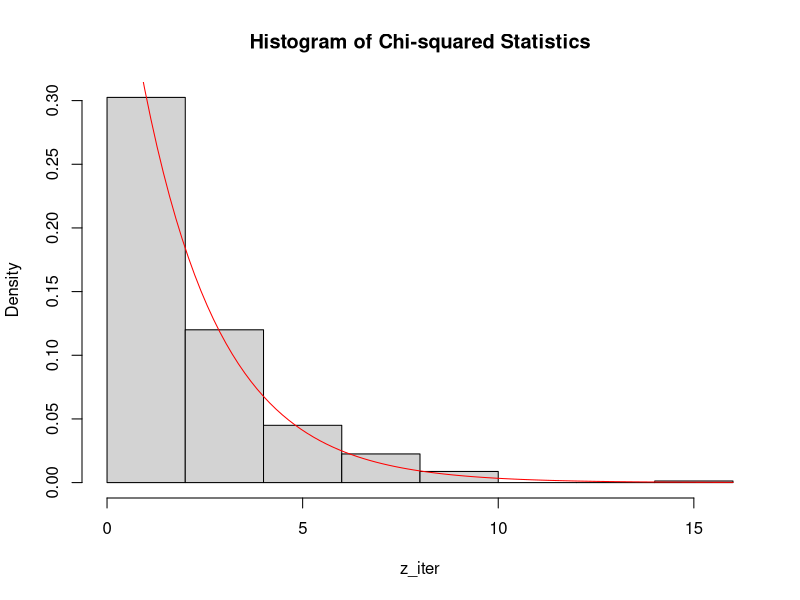
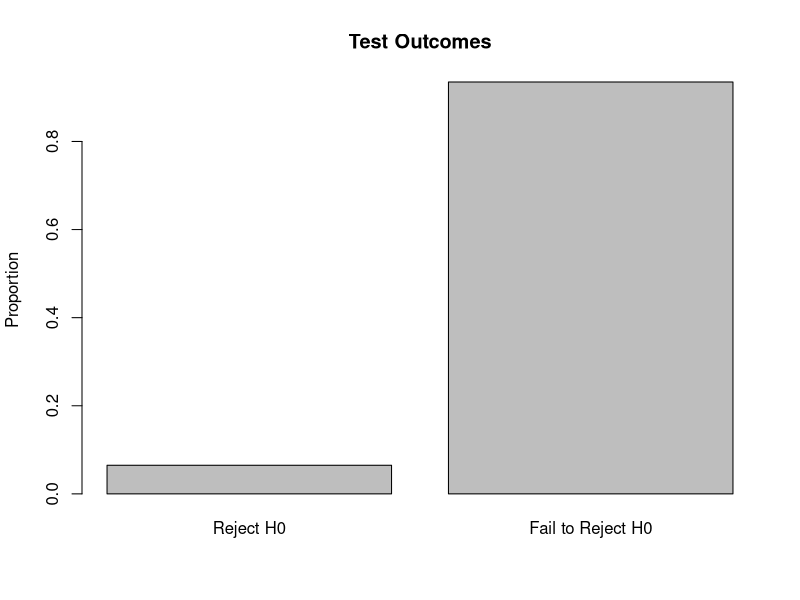

Write the R code that produced these figures, in order.
N <- 1000
z_iter <- c()
lmao <- c()

for (epoch in 1:400) {
  set.seed(epoch)  # Ensure reproducibility per epoch
  prob <- rep(1/6, 6)
  
  # Simulate N dice rolls
  x <- sample(1:6, N, replace = TRUE)
  
  # Reshape counts into 3x2 contingency table
  count <- matrix(tabulate(x, nbins = 6), nrow = 3, ncol = 2)
  
  # Custom Q function for chi-squared statistic
  Q <- function(occur) {
    sum_val <- 0
    count_row <- rowSums(occur)
    count_col <- colSums(occur)
    total <- sum(occur)
    
    for (i in 1:nrow(occur)) {
      for (j in 1:ncol(occur)) {
        E <- (count_row[i] * count_col[j]) / total
        sum_val <- sum_val + ((occur[i, j] - E)^2) / E
      }
    }
    return(sum_val)
  }
  
  z <- Q(count)
  ddl <- (nrow(count) - 1) * (ncol(count) - 1)  # Correct degrees of freedom
  alpha <- 0.05
  
  z_iter <- c(z_iter, z)
  lmao <- c(lmao, z <= qchisq(1 - alpha, ddl))
}

hist(z_iter, freq = FALSE, main = "Histogram of Chi-squared Statistics")
curve(dchisq(x, df = 2), add = TRUE, col = "red")  # Overlay theoretical density

barplot(table(lmao)/400, names.arg = c("Reject H0", "Fail to Reject H0"),
        ylab = "Proportion", main = "Test Outcomes")

